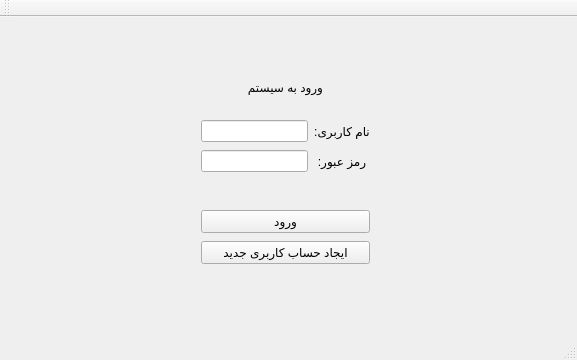
<?xml version="1.0" encoding="UTF-8"?>
<ui version="4.0">
 <class>Login</class>
 <widget class="QMainWindow" name="Login">
  <property name="geometry">
   <rect>
    <x>0</x>
    <y>0</y>
    <width>577</width>
    <height>360</height>
   </rect>
  </property>
  <property name="sizePolicy">
   <sizepolicy hsizetype="Preferred" vsizetype="Preferred">
    <horstretch>0</horstretch>
    <verstretch>0</verstretch>
   </sizepolicy>
  </property>
  <property name="minimumSize">
   <size>
    <width>577</width>
    <height>360</height>
   </size>
  </property>
  <property name="maximumSize">
   <size>
    <width>577</width>
    <height>360</height>
   </size>
  </property>
  <property name="windowTitle">
   <string>Login</string>
  </property>
  <widget class="QWidget" name="centralWidget">
   <widget class="QLabel" name="label_status">
    <property name="geometry">
     <rect>
      <x>20</x>
      <y>240</y>
      <width>281</width>
      <height>31</height>
     </rect>
    </property>
    <property name="text">
     <string/>
    </property>
   </widget>
   <widget class="QStackedWidget" name="stackedWidget">
    <property name="enabled">
     <bool>true</bool>
    </property>
    <property name="geometry">
     <rect>
      <x>30</x>
      <y>10</y>
      <width>500</width>
      <height>300</height>
     </rect>
    </property>
    <property name="sizePolicy">
     <sizepolicy hsizetype="Fixed" vsizetype="Fixed">
      <horstretch>33</horstretch>
      <verstretch>0</verstretch>
     </sizepolicy>
    </property>
    <property name="baseSize">
     <size>
      <width>6</width>
      <height>0</height>
     </size>
    </property>
    <property name="layoutDirection">
     <enum>Qt::RightToLeft</enum>
    </property>
    <property name="currentIndex">
     <number>0</number>
    </property>
    <widget class="QWidget" name="page">
     <widget class="QWidget" name="gridLayoutWidget">
      <property name="geometry">
       <rect>
        <x>160</x>
        <y>80</y>
        <width>191</width>
        <height>80</height>
       </rect>
      </property>
      <layout class="QGridLayout" name="gridLayout">
       <item row="1" column="1">
        <widget class="QLineEdit" name="lineEdit_pass"/>
       </item>
       <item row="0" column="1">
        <widget class="QLineEdit" name="lineEdit_user"/>
       </item>
       <item row="0" column="0">
        <widget class="QLabel" name="label_user">
         <property name="text">
          <string>نام کاربری:</string>
         </property>
         <property name="alignment">
          <set>Qt::AlignCenter</set>
         </property>
        </widget>
       </item>
       <item row="1" column="0">
        <widget class="QLabel" name="label_pass">
         <property name="text">
          <string>رمز عبور:</string>
         </property>
         <property name="alignment">
          <set>Qt::AlignCenter</set>
         </property>
        </widget>
       </item>
      </layout>
     </widget>
     <widget class="QLabel" name="label_title">
      <property name="geometry">
       <rect>
        <x>160</x>
        <y>50</y>
        <width>191</width>
        <height>20</height>
       </rect>
      </property>
      <property name="text">
       <string>ورود به سیستم</string>
      </property>
      <property name="alignment">
       <set>Qt::AlignCenter</set>
      </property>
     </widget>
     <widget class="QWidget" name="verticalLayoutWidget">
      <property name="geometry">
       <rect>
        <x>160</x>
        <y>170</y>
        <width>191</width>
        <height>80</height>
       </rect>
      </property>
      <layout class="QVBoxLayout" name="verticalLayout">
       <item>
        <widget class="QPushButton" name="pushButton_login">
         <property name="text">
          <string>ورود</string>
         </property>
        </widget>
       </item>
       <item>
        <widget class="QPushButton" name="pushButton_signup">
         <property name="text">
          <string>ایجاد حساب کاربری جدید</string>
         </property>
        </widget>
       </item>
      </layout>
     </widget>
    </widget>
    <widget class="QWidget" name="page_2">
     <widget class="QPushButton" name="pushButton_3">
      <property name="geometry">
       <rect>
        <x>70</x>
        <y>170</y>
        <width>80</width>
        <height>25</height>
       </rect>
      </property>
      <property name="text">
       <string>Submit</string>
      </property>
     </widget>
     <widget class="QSplitter" name="splitter">
      <property name="geometry">
       <rect>
        <x>60</x>
        <y>50</y>
        <width>140</width>
        <height>26</height>
       </rect>
      </property>
      <property name="orientation">
       <enum>Qt::Horizontal</enum>
      </property>
      <widget class="QLabel" name="label_2">
       <property name="text">
        <string>name</string>
       </property>
      </widget>
      <widget class="QLineEdit" name="lineEdit"/>
     </widget>
     <widget class="QSplitter" name="splitter_2">
      <property name="geometry">
       <rect>
        <x>60</x>
        <y>80</y>
        <width>131</width>
        <height>26</height>
       </rect>
      </property>
      <property name="orientation">
       <enum>Qt::Horizontal</enum>
      </property>
      <widget class="QLabel" name="label_3">
       <property name="text">
        <string>Mail</string>
       </property>
      </widget>
      <widget class="QLineEdit" name="lineEdit_2"/>
     </widget>
     <widget class="QSplitter" name="splitter_3">
      <property name="geometry">
       <rect>
        <x>60</x>
        <y>110</y>
        <width>163</width>
        <height>26</height>
       </rect>
      </property>
      <property name="orientation">
       <enum>Qt::Horizontal</enum>
      </property>
      <widget class="QLabel" name="label_4">
       <property name="text">
        <string>Password</string>
       </property>
      </widget>
      <widget class="QLineEdit" name="lineEdit_3"/>
     </widget>
    </widget>
   </widget>
  </widget>
  <widget class="QMenuBar" name="menuBar">
   <property name="geometry">
    <rect>
     <x>0</x>
     <y>0</y>
     <width>577</width>
     <height>26</height>
    </rect>
   </property>
  </widget>
  <widget class="QToolBar" name="mainToolBar">
   <attribute name="toolBarArea">
    <enum>TopToolBarArea</enum>
   </attribute>
   <attribute name="toolBarBreak">
    <bool>false</bool>
   </attribute>
  </widget>
  <widget class="QStatusBar" name="statusBar"/>
 </widget>
 <layoutdefault spacing="6" margin="11"/>
 <resources/>
 <connections/>
</ui>
